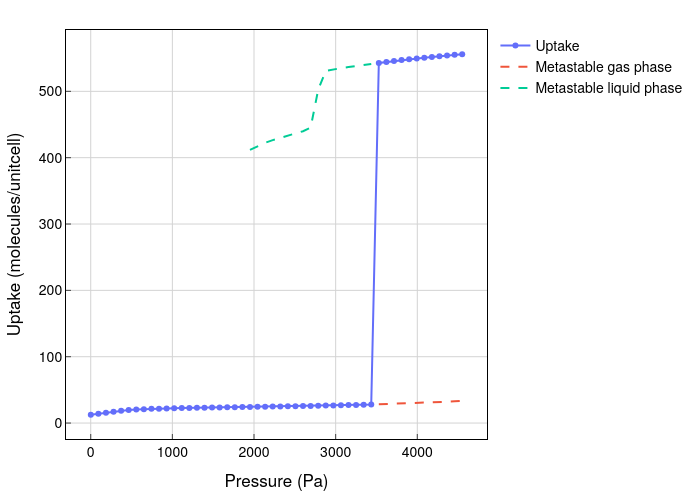

Notebook code cell kept with this figure:
### Code cell
isotherm_nu1000_298.plot()

### Figure 1 — Plotly figure (JSON) as saved in the notebook; plotly's stock layout.template omitted (floating-point values rounded to 4 significant figures)
{"data": [{"mode": "lines+markers", "name": "Uptake", "x": [1.0, 93.83, 186.7, 279.5, 372.3, 465.2, 558.0, 650.8, 743.7, 836.5, 929.3, 1022.0, 1115.0, 1208.0, 1301.0, 1394.0, 1486.0, 1579.0, 1672.0, 1765.0, 1858.0, 1951.0, 2043.0, 2136.0, 2229.0, 2322.0, 2415.0, 2508.0, 2600.0, 2693.0, 2786.0, 2879.0, 2972.0, 3065.0, 3157.0, 3250.0, 3343.0, 3436.0, 3529.0, 3622.0, 3714.0, 3807.0, 3900.0, 3993.0, 4086.0, 4179.0, 4271.0, 4364.0, 4457.0, 4550.0], "y": [12.45, 14.0, 15.55, 17.12, 18.55, 19.65, 20.44, 21.0, 21.42, 21.75, 22.03, 22.28, 22.52, 22.73, 22.94, 23.14, 23.33, 23.52, 23.71, 23.89, 24.07, 24.25, 24.43, 24.61, 24.8, 25.0, 25.2, 25.41, 25.63, 25.85, 26.09, 26.33, 26.58, 26.85, 27.12, 27.4, 27.69, 27.99, 542.7, 544.2, 545.7, 547.1, 548.4, 549.6, 550.8, 551.9, 553.0, 554.0, 555.0, 556.0], "type": "scatter"}, {"line": {"dash": "dash"}, "mode": "lines", "name": "Metastable gas phase", "x": [1.0, 93.83, 186.7, 279.5, 372.3, 465.2, 558.0, 650.8, 743.7, 836.5, 929.3, 1022.0, 1115.0, 1208.0, 1301.0, 1394.0, 1486.0, 1579.0, 1672.0, 1765.0, 1858.0, 1951.0, 2043.0, 2136.0, 2229.0, 2322.0, 2415.0, 2508.0, 2600.0, 2693.0, 2786.0, 2879.0, 2972.0, 3065.0, 3157.0, 3250.0, 3343.0, 3436.0, 3529.0, 3622.0, 3714.0, 3807.0, 3900.0, 3993.0, 4086.0, 4179.0, 4271.0, 4364.0, 4457.0, 4550.0], "y": [null, null, null, null, null, null, null, null, null, null, null, null, null, null, null, null, null, null, null, null, null, null, null, null, null, null, null, null, null, null, null, null, null, null, null, null, null, null, 28.31, 28.63, 28.98, 29.33, 29.71, 30.12, 30.55, 31.02, 31.54, 32.14, 32.82, 33.66], "type": "scatter"}, {"line": {"dash": "dash"}, "mode": "lines", "name": "Metastable liquid phase", "x": [1.0, 93.83, 186.7, 279.5, 372.3, 465.2, 558.0, 650.8, 743.7, 836.5, 929.3, 1022.0, 1115.0, 1208.0, 1301.0, 1394.0, 1486.0, 1579.0, 1672.0, 1765.0, 1858.0, 1951.0, 2043.0, 2136.0, 2229.0, 2322.0, 2415.0, 2508.0, 2600.0, 2693.0, 2786.0, 2879.0, 2972.0, 3065.0, 3157.0, 3250.0, 3343.0, 3436.0, 3529.0, 3622.0, 3714.0, 3807.0, 3900.0, 3993.0, 4086.0, 4179.0, 4271.0, 4364.0, 4457.0, 4550.0], "y": [null, null, null, null, null, null, null, null, null, null, null, null, null, null, null, null, null, null, null, null, null, 411.8, 417.7, 422.4, 426.5, 430.1, 433.4, 436.7, 439.9, 445.3, 502.3, 530.8, 533.3, 535.0, 536.5, 538.1, 539.6, 541.2, null, null, null, null, null, null, null, null, null, null, null, null], "type": "scatter"}], "layout": {"font": {"family": "Helvetica Neue", "size": 14, "color": "black"}, "xaxis": {"showline": true, "linewidth": 1, "linecolor": "black", "gridcolor": "lightgrey", "mirror": true, "zeroline": false, "ticks": "inside", "title": {"text": "Pressure (Pa)"}}, "yaxis": {"showline": true, "linewidth": 1, "linecolor": "black", "gridcolor": "lightgrey", "mirror": true, "zeroline": false, "ticks": "inside", "title": {"text": "Uptake (molecules/unitcell)"}}, "margin": {"l": 30, "r": 30, "t": 30, "b": 30}, "plot_bgcolor": "white", "width": 700, "height": 500}}
